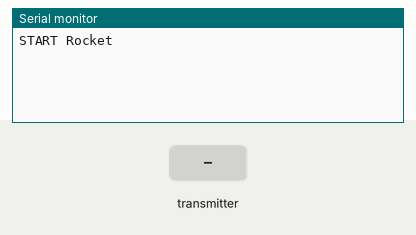
Bench run of a sketch on a simulated ESP32. On the bench: the last lines printed to the serial monitor. The inputs (shaded band) are chosen by the test bench.

Above: at 1.2 s.
1.3 s: the transmitter starts sending Station = 0
At 1.61 s:
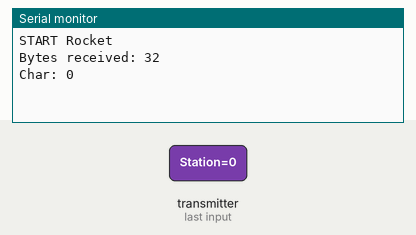
2.8 s: the transmitter starts sending Station = 1
At 3.11 s:
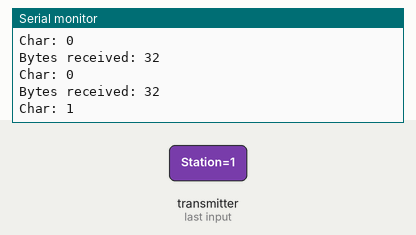

The sketch:

ESP_NOW_Rocket_ReceiveTEST.ino
```cpp
#include <esp_now.h>
#include <WiFi.h>

// Structure example to receive data
// Must match the sender structure
struct STATION_DATA_STRUCTURE{
  //THIS MUST BE EXACTLY THE SAME ON THE OTHER ARDUINO
  char Station[32];
  //May change to a bool data type
};
STATION_DATA_STRUCTURE StationData;

// callback function that will be executed when data is received
void OnDataRecv(const uint8_t * mac, const uint8_t *incomingData, int len) {
  memcpy(&StationData, incomingData, sizeof(StationData));
  Serial.print("Bytes received: ");
  Serial.println(len);
  Serial.print("Char: ");
  Serial.println(StationData.Station);
  Serial.println();
}

void setup() {
  // Initialize Serial Monitor
  Serial.begin(115200);
  Serial.println("START Rocket");

  // Set device as a Wi-Fi Station
  WiFi.mode(WIFI_STA);

  // Init ESP-NOW
  if (esp_now_init() != ESP_OK) {
    Serial.println("Error initializing ESP-NOW");
    return;
  }

  // Once ESPNow is successfully Init, we will register for recv CB to
  // get recv packer info
  esp_now_register_recv_cb(OnDataRecv);
}

void loop() {

}
```

Measured:
- after the input at 1.3 s, the serial monitor: prints a new line at once (image 1)
- after the input at 2.8 s, the serial monitor: prints a new line at once (image 2)
